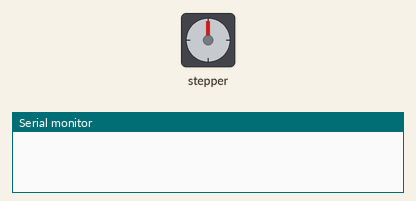
Bench run of a sketch on a simulated ESP8266 (NodeMCU). Shown: stepper motor, the last lines printed to the serial monitor. Stepper angles assume 2038 steps per turn.

Above: at 0.0 s.
At 8.25 s:
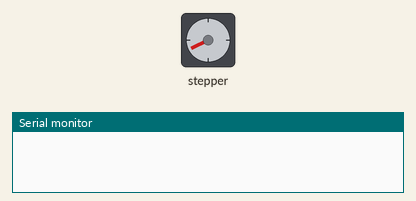
At 16.61 s:
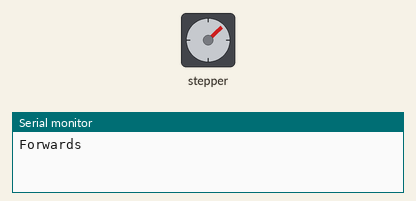
At 39.77 s:
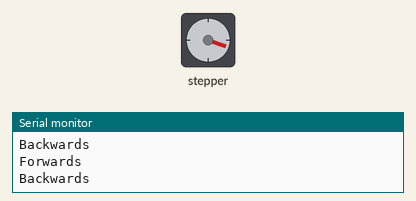
Timing chart, 0 to 40.0 s (numbered marks = the images above):
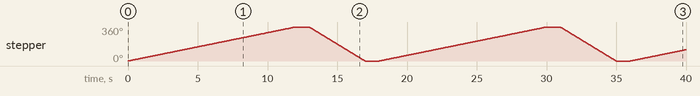

Measured:
- by itself, stepper: turns 360° clockwise in 12.0 s, then 360° counter-clockwise in 4.0 s, then 360° clockwise in 12.0 s, then 360° counter-clockwise in 4.0 s, and so on

The sketch:

stepper-test.ino
```cpp
//Includes the Arduino Stepper Library
#include <Stepper.h>

// Defines the number of steps per rotation
const int stepsPerRevolution = 2038;

// Creates an instance of stepper class
// Pins entered in sequence IN1-IN3-IN2-IN4 for proper step sequence
// Stepper myStepper = Stepper(stepsPerRevolution, 8, 10, 9, 11);
Stepper myStepper = Stepper(stepsPerRevolution, D7, D9, D8, D10);

void setup() {
    // Nothing to do (Stepper Library sets pins as outputs)
      Serial.begin(115200);

}

void loop() {
  // Rotate CW slowly at 5 RPM
  myStepper.setSpeed(5);
  myStepper.step(stepsPerRevolution);
  Serial.println("Forwards");
  delay(1000);

  // Rotate CCW quickly at 10 RPM
  myStepper.setSpeed(15);
  myStepper.step(-stepsPerRevolution);
  Serial.println("Backwards");
  delay(1000);
}
```
